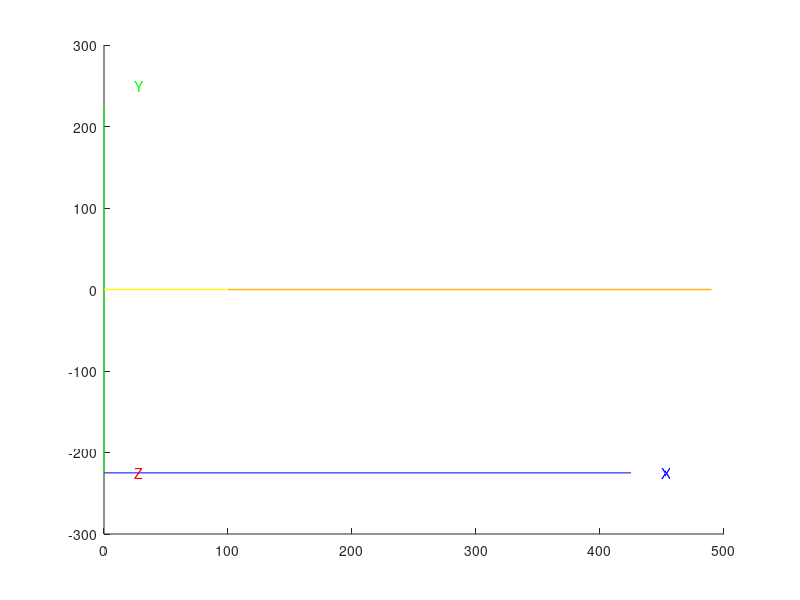

This figure's MATLAB source: (Note: this script raises an error after producing the figure.)
AxisSet = zeros(4,4,2);
AxisSet(4,4,1) = 1';
AxisSet(:,:,2) = diag([25 25 25 1]);

% generate a 3D plot of the geometry
fig = figure;
hold on

% plot the axes
% X
line([0 425],[-225 -225],[0 0],'color','b')
text(450, -225, 25, 'X','color','b')
% Y
line([0 0],[-225 225],[0 0],'color','g')
text(25, 250, 25, 'Y','color','g')
% Z
line([0 0],[-225 -225],[0 425],'color','r')
text(25, -225, 450, 'Z','color','r')

% plot the links
line([  0   0],[0 0], [  0 110],'Color',[1,0.7,0],'LineWidth',1); % 0 to 1 (d1)
line([  0 100],[0 0], [110 110],'Color','y','LineWidth',1); % 1 to 2 (a1)
line([100 100],[0 0], [110 400],'Color','y','LineWidth',1); % 2 to 3 (a2)
line([100 100],[0 0], [400 485],'Color','y','LineWidth',1); % 3 to 4 (a3)
line([100 400],[0 0], [485 485],'Color',[1,0.7,0],'LineWidth',1); % 4 to 5 (d4)
line([400 490],[0 0], [485 485],'Color',[1,0.7,0],'LineWidth',1); % 5 to 6 (d5)


% Plot the world frame @ Joint 1 (actual location)
Pose0 = eye(4);
PlotAxisSet(AxisSet,Pose0,'k');

% Plot Frame 1 (virtual location)
Pose1 = eye(4);
Pose1(1:3,4) = [0 0 110]';
PlotAxisSet(AxisSet,Pose1,[0.75 0.75 0.75]);

% Plot Frame 2 (Joint 2)
Pose2 = eye(4);
Pose2(1:4,1:4) = rotX(-pi/2);
Pose2(1:3,4) = [100 0 110]';
PlotAxisSet(AxisSet,Pose2,'b');

% config consistent with TP controls

title('HP3 home configuration consistent with TP controls');

% Plot Frame 3 (Joint 3)
Pose3 = eye(4);
Pose3(1:4,1:4) = RotY(-pi/2)*RotX(pi/2);
Pose3(1:3,4) = [100 0 110+290]';
PlotAxisSet(AxisSet,Pose3,'g');

% Plot Joint 4 (actual location)
Pose4 = eye(4);
Pose4(1:4,1:4) = RotX(pi)*RotY(-pi/2);
Pose4(1:3,4) = [100+101 0 110+290+85]';
PlotAxisSet(AxisSet,Pose4,'r');

% Plot Frame 4 (virtual location)
Pose4 = eye(4);
Pose4(1:4,1:4) = RotX(pi)*RotY(-pi/2);
Pose4(1:3,4) = [100 0 110+290+85]';
PlotAxisSet(AxisSet,Pose4,[1.0 0.75 0.75]);

% Plot Frame 6
Pose6 = eye(4);
Pose6(1:4,1:4) = RotX(pi)*RotY(-pi/2);
Pose6(1:3,4) = [100+101+199+90 0 110+290+85]';
PlotAxisSet(AxisSet,Pose6,'m');

% Plot Frame 5
Pose5 = eye(4);
Pose5(1:4,1:4) = RotX(pi/2)*RotZ(-pi/2);
Pose5(1:3,4) = [100+101+199 0 110+290+85]';
PlotAxisSet(AxisSet,Pose5,'c');


% % config consistent with DH parameter document
% 
% title('HP3 home configuration based on DH parameter document');
% 
% % Plot Frame 3 (Joint 3)
% Pose3 = eye(4);
% Pose3(1:3,1:3) = RotY(-pi/2)*RotX(-pi/2);
% Pose3(1:3,4) = [100 0 110+290]';
% PlotAxisSet(AxisSet,Pose3,'g');
% 
% % Plot Joint 4 (actual location)
% Pose4 = eye(4);
% Pose4(1:3,1:3) = RotY(-pi/2);
% Pose4(1:3,4) = [100+101 0 110+290+85]';
% PlotAxisSet(AxisSet,Pose4,'r');
% 
% % Plot Frame 4 (virtual location)
% Pose4 = eye(4);
% Pose4(1:3,1:3) = RotY(-pi/2);
% Pose4(1:3,4) = [100 0 110+290+85]';
% PlotAxisSet(AxisSet,Pose4,[1.0 0.50 0.50]);
% 
% % Plot Joint 6 (virtual location)
% Pose6 = eye(4);
% Pose6(1:3,1:3) = RotY(-pi/2);
% Pose6(1:3,4) = [100+300 0 110+290+85]';
% PlotAxisSet(AxisSet,Pose6,[1.0 0.75 1.0]);
% 
% % Plot Frame 5 (Joint 5)
% Pose5 = eye(4);
% Pose5(1:3,1:3) = RotY(-pi/2)*RotX(-pi/2);
% Pose5(1:3,4) = [100+300 0 110+290+85]';
% PlotAxisSet(AxisSet,Pose5,'c');
% 
% % Plot Joint 6 (actual location)
% Pose6 = eye(4);
% Pose6(1:3,1:3) = RotY(-pi/2);
% Pose6(1:3,4) = [100+300+90 0 110+290+85]';
% PlotAxisSet(AxisSet,Pose6,'m');
% 

% EE flange center
plot3(100+101+199+90, 0, 110+290+85,'marker','.','markersize',15,'color','k');


axis equal
axis([0 550 -250 250 0 500])
hold off

